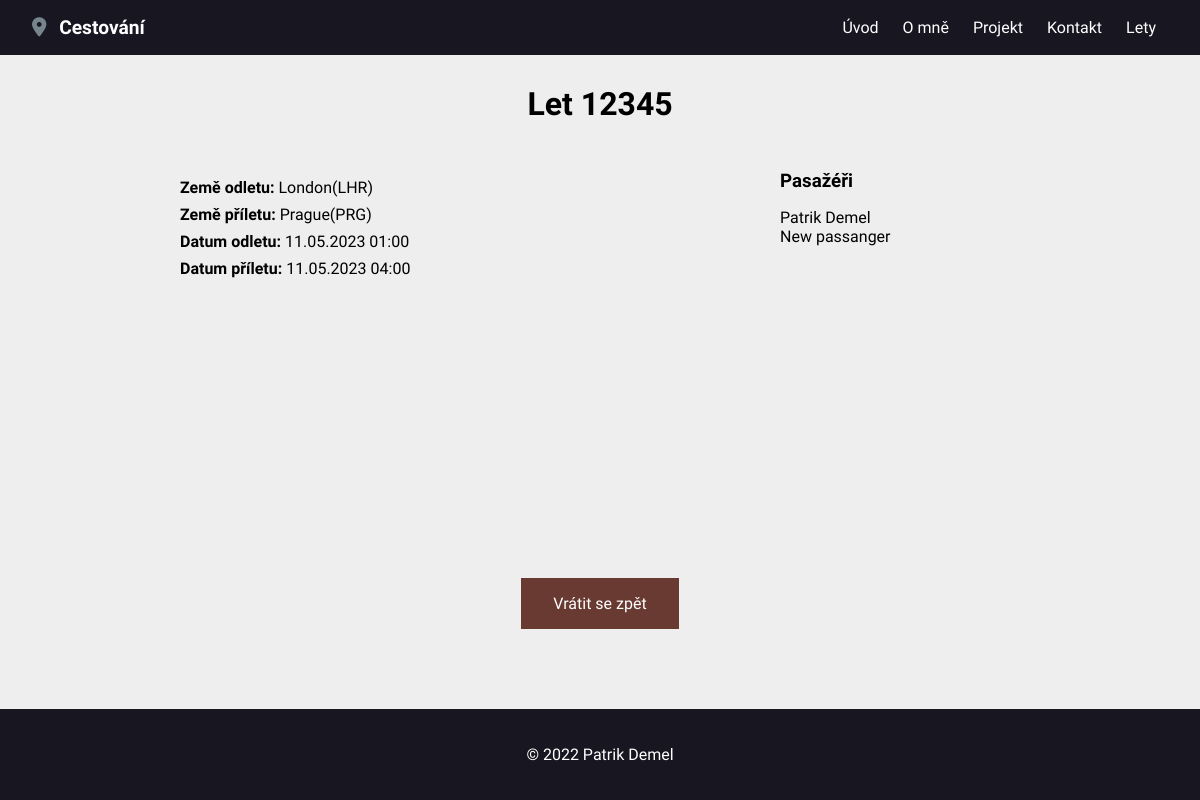
Page /web/12345 on the earlier database version.
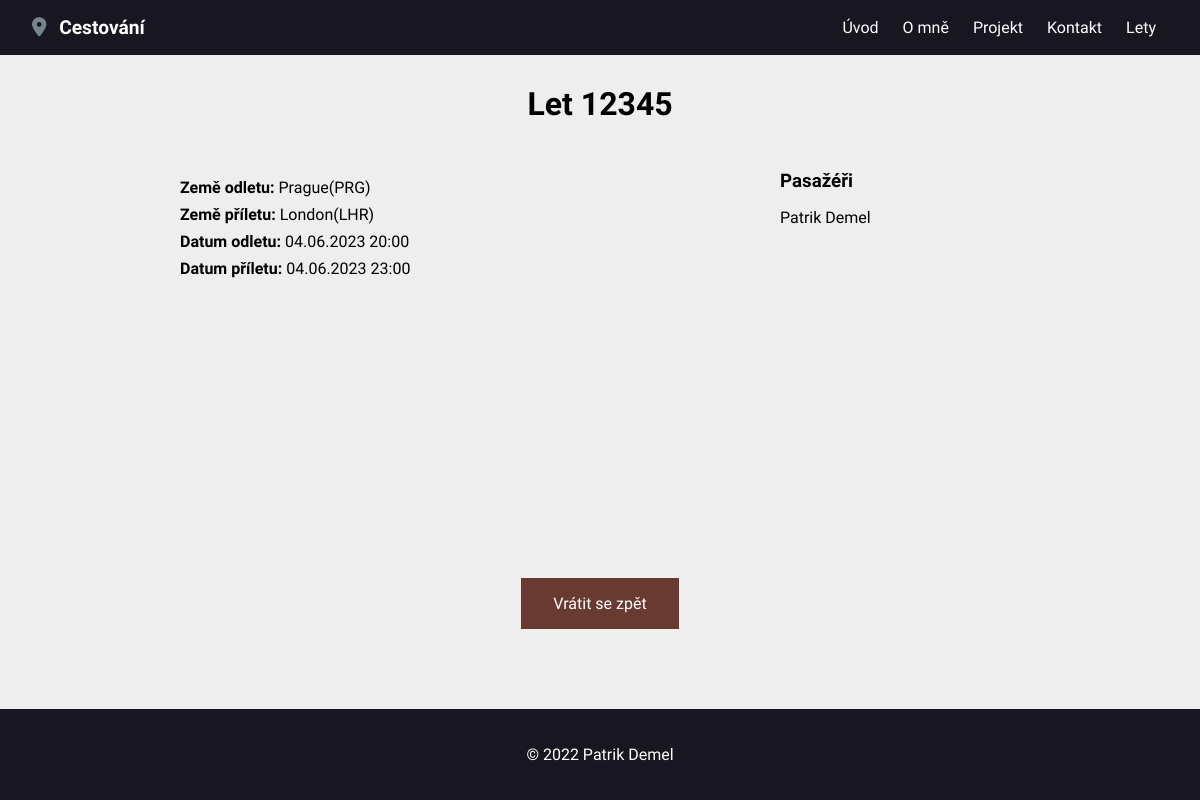
Same page on the later database version.
### web/models.py (models this page shows, shortened)
class Flights(models.Model):
    code = models.CharField(max_length=5, default="00000", primary_key=True)
    departure = models.ForeignKey(
        Airports, on_delete=models.CASCADE, related_name='departure')
    departure_date = models.DateTimeField(
        default=datetime.now, blank=True)
    arrival = models.ForeignKey(
        Airports, on_delete=models.CASCADE, related_name='arrival')
    arrival_date = models.DateTimeField(
        default=datetime.now, blank=True)

class Airports(models.Model):
    city = models.CharField(max_length=50)
    code = models.CharField(max_length=3)
    def __str__(self):
        return f'{self.city}({self.code})'

class Passangers(models.Model):
    first_name = models.CharField(max_length=30)
    last_name = models.CharField(max_length=30)
    flights = models.ManyToManyField(
        Flights, blank=True, related_name='passanger')
    def __str__(self):
        return f'{self.first_name} {self.last_name}'

### web/views.py (the view)
# urls.py: path('<str:flight_code>', views.flight, name='flight'),
def flight(request, flight_code):
    flight = Flights.objects.get(pk=flight_code)
    return render(request, 'web/flight.html', {
        'flight': flight,
        'passanger': flight.passanger.all(),
        'none_passanger': Passangers.objects.exclude(flights=flight).all()
    })

### web/templates/web/flight.html
{% extends "web/layout.html" %} {% block body %}
<h2 class="heading-2 text-center">Let {{flight.code}}</h2>
<section id="web-flight">
  <div id="flight-details" class="web-flight-div">
    <ul id="flight-details-list">
      <li class="flight-details-flight">
        <span class="bold-text">Země odletu: </span>{{flight.departure}}
      </li>
      <li class="flight-details-flight">
        <span class="bold-text">Země příletu: </span>{{flight.arrival}}
      </li>
      <li class="flight-details-flight">
        <span class="bold-text">Datum odletu: </span
        >{{flight.departure_date|date:'d.m.Y H:i'}}
      </li>
      <li class="flight-details-flight">
        <span class="bold-text">Datum příletu: </span
        >{{flight.arrival_date|date:'d.m.Y H:i'}}
      </li>
    </ul>
  </div>
  <div id="passangers" class="web-flight-div">
    <h3 class="heading-3">Pasažéři</h3>
    <ul id="passangers-list">
      {% for passanger in passanger %}
      <li class="passangers-list-passanger">{{passanger}}</li>
      {% empty %}
      <li class="passangers-list-passanger">Nebyli nalezeni žádní pasažéři</li>
      {% endfor %}
    </ul>
  </div>
</section>
<div id="button-div">
  <a href="{% url 'index' %}" id="back-button">Vrátit se zpět</a>
</div>
{% endblock %}

### web/templates/web/layout.html (shortened to what this page needs)
{% load static %}
<!DOCTYPE html>
<html lang="cs">
  <head>
    <link
      rel="stylesheet"
      href="https://cdnjs.cloudflare.com/ajax/libs/font-awesome/6.2.0/css/all.min.css"
 />
    <link rel="stylesheet" href="{% static 'web/styles.css' %}" />
  </head>
  <body id="home">
    <nav id="navigation_bar">
      <div id="logo">
        <span class="colored-text"
          ><i class="fa-solid fa-location-dot"></i
        ></span>
        <a href="index.html">Cestování</a>
      </div>
      <ul>
        <li><a href="#home">Úvod</a></li>
        <li><a href="#about">O mně</a></li>
        <li><a href="#project">Projekt</a></li>
        <li><a href="#contact">Kontakt</a></li>
        <li><a href="#flights">Lety</a></li>
      </ul>
    </nav>
    {% block body %} {% endblock %}
    <footer class="text-center pad-1">
      <div class="container">
        <p>&copy; 2022 Patrik Demel</p>
      </div>
    </footer>
  </body>
</html>

### web/static/web/styles.css (style rules this page uses)
* { box-sizing: border-box; margin: 0; padding: 0; }
body { background: #eee; font-family: 'Varela Round', sans-serif; }
a { text-decoration: none; }
h2 { margin: 2rem 0; font-family: 'Varela Round', sans-serif; }
h3 { font-weight: bold; font-family: 'Varela Round', sans-serif; }
p { margin: 0.75rem 0; }
footer { background: #181620; color: white; }
.container { max-width: 1100px; margin: auto; padding: 0 2rem; overflow: hidden; }
.text-center { text-align: center; }
.heading-2 { font-size: 2rem; margin-bottom: 0.75rem; line-height: 1.1; }
.pad-1 { padding: 1.5rem 0; }
.colored-text { color: #76858d; font-family: 'Comfortaa', cursive; }
.bold-text { font-weight: bold; }
#logo { font-size: larger; font-weight: bold; }
#navigation_bar { background: #181620; color: #fff; display: flex; flex-wrap: wrap; justify-content: space-between; align-items: center; padding: 1rem; position: sticky; position: -webkit-sticky; top: 0; z-index: 2; overflow: hidden; }
#navigation_bar i { padding-left: 1rem; padding-right: 0.5rem; }
#navigation_bar ul { display: flex; flex-wrap: wrap; list-style: none; align-items: center; padding-right: 1rem; }
#navigation_bar a { color: #fff; text-decoration: none; }
#navigation_bar ul li a { padding: 0.5rem; margin: 0 0.25rem; }
#web-flight { display: flex; justify-content: space-around; margin-top: 3rem; padding: 0 0 4rem 0; min-height: 45vh; }
.web-flight-div { min-width: 20%; }
#flight-details-list, #passangers-list { list-style: none; }
.flight-details-flight { margin: 0.5rem 0; }
#passangers .heading-3 { margin-bottom: 1rem; }
#button-div { display: flex; align-items: center; padding-bottom: 10vh; flex-direction: column; margin-top: 3rem; }
#back-button { background-color: #693a31; color: white; padding: 1rem 2rem; }
footer { display: flex; justify-items: center; }

Differences in the rows shown:
no longer on this page (row unchanged): Passangers: first_name+last_name "New passanger"
changed Flights "Prague(PRG)": departure "London(LHR)" → "Prague(PRG)"; arrival "Prague(PRG)" → "London(LHR)"; departure_date "11.05.2023 01:00" → "04.06.2023 20:00"; arrival_date "11.05.2023 04:00" → "04.06.2023 23:00"
